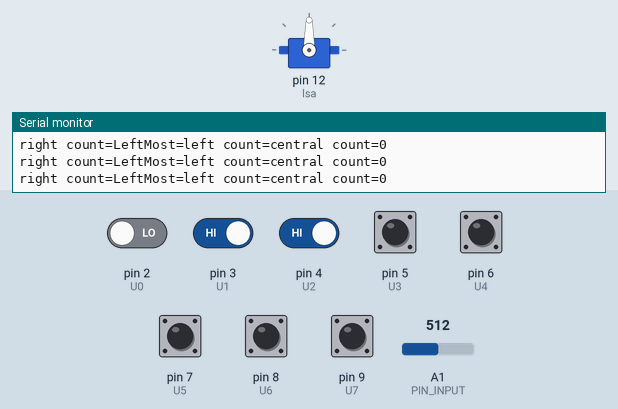
Simulated run of this sketch. Board: Arduino Uno, built with avr-gcc and run on an emulated ATmega328P. Shown: servo, the last lines printed to the serial monitor. Inputs (shaded band) come from the test bench; at power-on: pin 3 (U1), pin 4 (U2), pin 5 (U3), pin 6 (U4), pin 7 (U5), pin 8 (U6), pin 9 (U7) HIGH, pin 2 (U0) LOW, A1 (PIN_INPUT) = 512.

Above: at 1.2 s.
1.3 s: pin 2 (U0) driven HIGH
At 1.9 s:
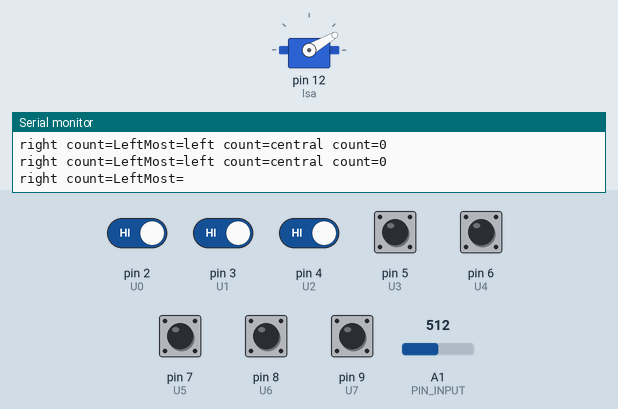
4.3 s: A1 (PIN_INPUT) set to 716
7.3 s: A1 (PIN_INPUT) set to 122
10.3 s: pin 3 (U1) driven LOW
At 11.8 s:
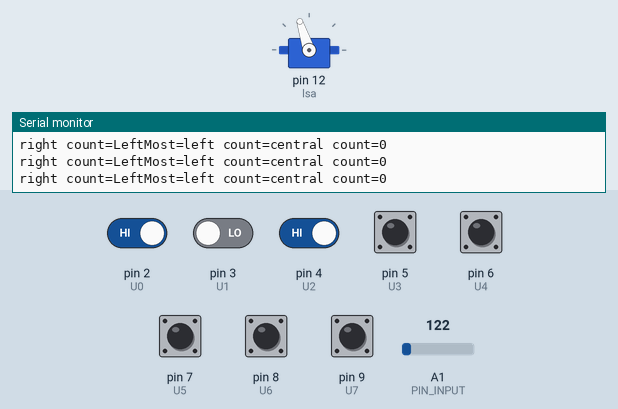
13.3 s: pin 3 (U1) driven HIGH
At 13.7 s:
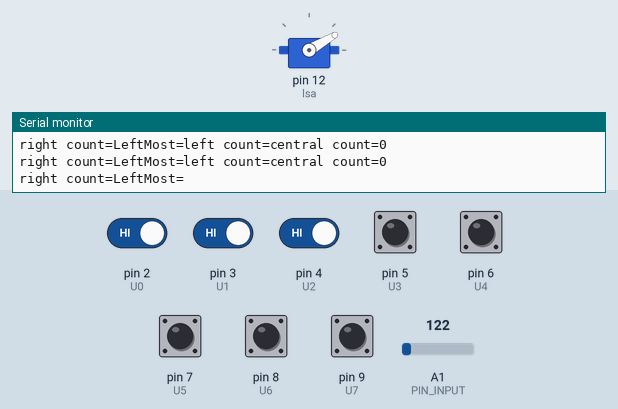
16.3 s: pin 4 (U2) driven LOW
At 17.3 s:
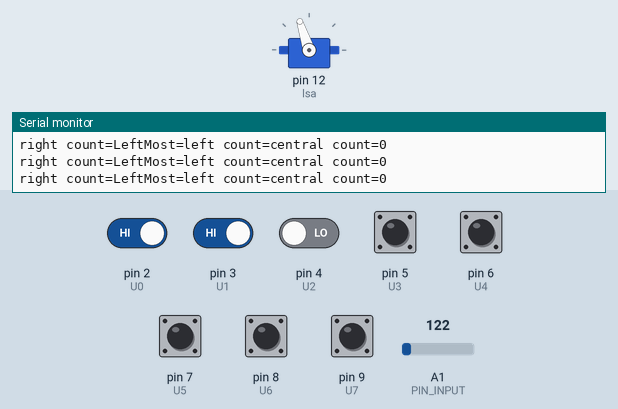
Timing chart, 0 to 19.3 s (numbered marks = the images above; inputs shaded):
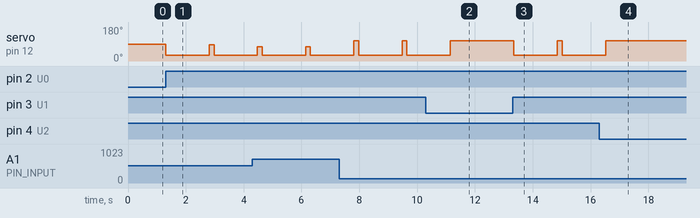

The sketch:

turn_90.ino
```cpp
#include <PID_v1.h>
#include <Servo.h>

#define PIN_INPUT A1
#define U0 2
#define U1 3
#define U2 4
#define U3 5
#define U4 6
#define U5 7
#define U6 8
#define U7 9

Servo lsa;
//int left1, left2, right1, right2;
int  LCD_pos;
int sval;
int RawInput = 0;
int count = 0;// countL = 0, countR = 0;
double RawV = 0;
double Kp = 1, Ki = 0, Kd = 0;
double Setpoint, Input, Output;
char condtn;
PID myPID(&Input, &Output, &Setpoint, Kp, Ki, Kd, DIRECT);
//double LCD_pos =  map( LCD_pos, 0, 70, -35, 35);
void setup()
{
  Setpoint = 70;
  lsa.attach(12);
  myPID.SetMode(AUTOMATIC);
  Serial.begin(9600);

}

void trace()
{
  RawInput = analogRead(PIN_INPUT);
  RawV =  RawInput * (5.0 / 1023.0);
  LCD_pos = ((RawV / 4.5) * 70);
  Input = LCD_pos ;
  myPID.Compute();
  sval = map(Output, 0, 70, 65 , 115);              // INTERCHANGED 65 AND 115
  lsa.write(sval);
  Serial.print("raw input value is=");
  Serial.println(RawInput);
  Serial.println("...........");
  Serial.print("raw input voltage is=");
  Serial.println(RawV);
  Serial.println("...................");
  Serial.print("LCD position is=");
  Serial.println(LCD_pos);
  Serial.println("........................");
  Serial.print("Servo angle is=");
  Serial.println(sval);
  Serial.println("________________________");
}

void loop()
{
  /*left1 = digitalRead(LeftMost1);
    right1 = digitalRead(RightMost1);
    left2 = digitalRead(LeftMost2);
    right2 = digitalRead(RightMost2);
  */


  if ((digitalRead(U0) == 1) && (digitalRead(U1) == 0) && (digitalRead(U2) == 0) && (digitalRead(U3) == 0) && (digitalRead(U4) == 0) && (digitalRead(U5) == 0) && (digitalRead(U6) == 0) && (digitalRead(U7) == 0))
  {
    trace();
  }


  if ((digitalRead(U0) == 0) && (digitalRead(U1) == 0) && (digitalRead(U2) == 0) && (digitalRead(U3) == 0) && (digitalRead(U4) == 0) && (digitalRead(U5) == 0) && (digitalRead(U6) == 0) && (digitalRead(U7) == 1))
  {
    trace();
  }

  if ((digitalRead(U0) == 1) && (digitalRead(U1) == 1) && (digitalRead(U2) == 1) && (digitalRead(U3) == 1) && (digitalRead(U4) == 1) && (digitalRead(U5) == 1) && (digitalRead(U6) == 1) && (digitalRead(U7) == 1))
  {
    //count++;
    //if (count == 1)
    //{
    lsa.write(30);
    delay(1500);
    trace();
    //}
  }


  //       move right
  else if ((digitalRead(U0) == 0) && (digitalRead(U1) == 0) && (digitalRead(U2) == 0) && (digitalRead(U3) == 1) && (digitalRead(U4) == 1) && (digitalRead(U5) == 1) && (digitalRead(U6) == 1) && (digitalRead(U7) == 1))
  {
    lsa.write(115);
    Serial.println("##CORNER## turnig ##right## by ##90##");
    trace();
  }

  else if ((digitalRead(U0) == 0) && (digitalRead(U1) == 0) && (digitalRead(U2) == 0) && (digitalRead(U3) == 0) && (digitalRead(U4) == 1) && (digitalRead(U5) == 1) && (digitalRead(U6) == 1) && (digitalRead(U7) == 1))
  {
    lsa.write(115);
    Serial.println("##CORNER## turnig ##right## by ##90##");
    trace();
  }


  // move left
  else if ((digitalRead(U0) == 1) && (digitalRead(U1) == 1) && (digitalRead(U2) == 1) && (digitalRead(U3) == 1) && (digitalRead(U4) == 1) && (digitalRead(U5) == 0) && (digitalRead(U6) == 0) && (digitalRead(U7) == 0))
  {
    lsa.write(65);
    Serial.println("##CORNER## turnig ##left## by ##90##");
    trace();
  }

  else if ((digitalRead(U0) == 1) && (digitalRead(U1) == 1) && (digitalRead(U2) == 1) && (digitalRead(U3) == 1) && (digitalRead(U4) == 0) && (digitalRead(U5) == 0) && (digitalRead(U6) == 0) && (digitalRead(U7) == 0))
  {
    lsa.write(65);
    Serial.println("##CORNER## turnig ##left## by ##90##");
    trace();
  }


  /*if (left1 == HIGH && left2 == HIGH && right1 == LOW && right2 == LOW)

    {
     lsa.write(30);
     lsa.write(30); delay(1500);
     trace();
    }

    if (left1 == LOW && left2 == LOW && right1 == HIGH && right2 == HIGH)
    {
     lsa.write(150);
     delay(1500);
     trace();
    }
    else
    {
     trace();
    }
  */


  Serial.print("left count=");
  //  Serial.println(countL);
  Serial.print("central count=");
  Serial.println(count);
  Serial.print("right count=");
  //  Serial.println(countR);
  Serial.print("LeftMost=");
  //Serial.println(left1);
  //Serial.print("RightMost=");
  //Serial.println(right1);

}
```

Measured:
- after the input at 1.3 s, servo on pin 12 (lsa): 90° → 30° at once, → 87° 1.5 s later, → 30° 0.17 s later
- after the input at 10.3 s, servo on pin 12 (lsa): goes on until 11.1 s, then stays 108°
- after the input at 13.3 s, servo on pin 12 (lsa): 108° → 30° after 0.05 s, → 108° 1.5 s later, → 30° 0.17 s later
- after the input at 16.3 s, servo on pin 12 (lsa): goes on until 16.5 s, then stays 108°
